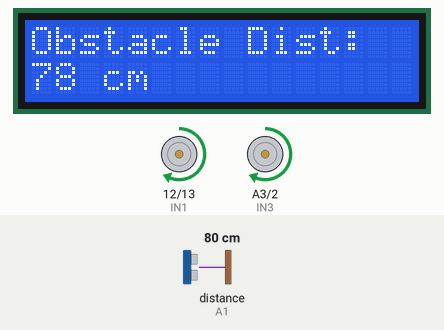
The sketch below on a simulated Arduino Uno, built with avr-gcc and run on an emulated ATmega328P. Parts: 16×2 character LCD, motor-driver pin pairs drawn as motors (green arrow = first pin HIGH = forward, orange = second pin HIGH = backward, longer = more drive, scaled by the enable pin). Wiring (inferred from the names in the program): ultrasonic range finder: trigger A2; echo A1. Inputs (shaded band) come from the test bench; at power-on: distance to the obstacle (sensor on A1) 80 cm. The echo pulse lasts 58.3 µs per cm.

Above: at 1.2 s.
1.3 s: distance to the obstacle (sensor on A1) set to 2 cm
At 2.1 s:
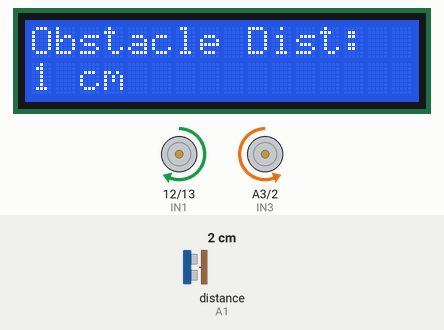
4.3 s: distance to the obstacle (sensor on A1) set to 35 cm
At 5.4 s:
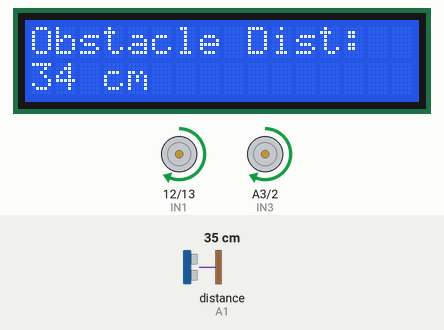
7.3 s: distance to the obstacle (sensor on A1) set to 60 cm
At 8.3 s:
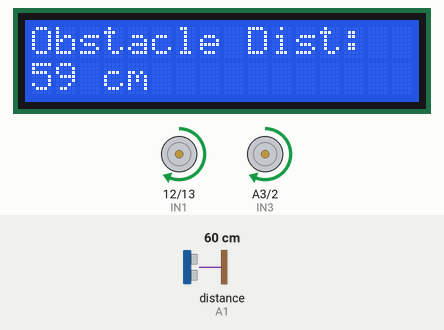
Timing chart, 0 to 10.3 s (numbered marks = the images above; inputs shaded):
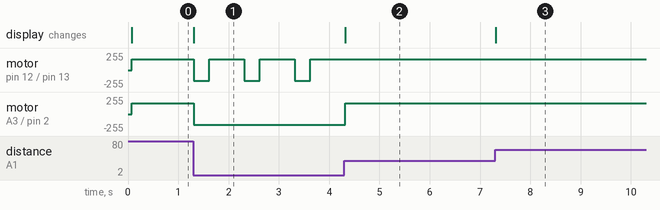

Measured:
- after the input at 1.3 s, motor on pin 12 (IN1) / pin 13 (IN2): alternates forward 160/255 for 0.70 s and backward 160/255 for 0.30 s, starting at once; motor on A3 (IN3) / pin 2 (IN4): forward 160/255 → backward 160/255 at once; the display: changes at once (image 1)
- after the input at 4.3 s, motor on pin 12 (IN1) / pin 13 (IN2): stops changing and stays forward 160/255; motor on A3 (IN3) / pin 2 (IN4): backward 160/255 → forward 160/255 at once; the display: changes at once (image 2)
- after the input at 7.3 s, the display: changes at once (image 3)

The sketch:

WEEK3TASK3CODE.ino
```cpp
 #include <LiquidCrystal.h>
LiquidCrystal lcd(8, 9, 4, 5, 6, 7);
const int ENA = 3;
const int ENB = 11;
const int IN1 = 12;
const int IN2 = 13;
const int IN3 = A3;
const int IN4 = 2;
const int Trig = A2;
const int Echo = A1;
long dist;
const int SAFE_DIST = 25;
const int MOTOR_SPEED = 160;
const int TURN_TIME = 700;

void setup() {
  pinMode(ENA, OUTPUT);
  pinMode(ENB, OUTPUT);
  pinMode(IN1, OUTPUT);
  pinMode(IN2, OUTPUT);
  pinMode(IN3, OUTPUT);
  pinMode(IN4, OUTPUT);
  pinMode(Trig, OUTPUT);
  pinMode(Echo, INPUT);
  lcd.begin(16, 2);
  lcd.print("Obstacle Dist:");
  analogWrite(ENA, MOTOR_SPEED);
  analogWrite(ENB, MOTOR_SPEED);
}

void loop() {
  dist = measureDistance();
  updateLCD();

  if (dist > SAFE_DIST) {
    goForward();
  } else {
    goBackward(300);
    turnRight(TURN_TIME);
  }
}
long measureDistance() {
  digitalWrite(Trig, LOW);
  delayMicroseconds(2);
  digitalWrite(Trig, HIGH);
  delayMicroseconds(10);
  digitalWrite(Trig, LOW);
  return pulseIn(Echo, HIGH) * 0.034 / 2;
}

void updateLCD() {
  lcd.setCursor(0, 1);
  lcd.print("                ");
  lcd.setCursor(0, 1);
  lcd.print(dist);
  lcd.print(" cm");
}
void goForward() {
  digitalWrite(IN1, HIGH);
  digitalWrite(IN2, LOW);
  digitalWrite(IN3, HIGH);
  digitalWrite(IN4, LOW);
}
void goBackward(int delayTime) {
  digitalWrite(IN1, LOW);
  digitalWrite(IN2, HIGH);
  digitalWrite(IN3, LOW);
  digitalWrite(IN4, HIGH);
  delay(delayTime);
}

void turnRight(int delayTime) {
  digitalWrite(IN1, HIGH);
  digitalWrite(IN2, LOW);
  digitalWrite(IN3, LOW);
  digitalWrite(IN4, HIGH);
  delay(delayTime);
}
void turnLeft(int delayTime) {
  digitalWrite(IN1, LOW);
  digitalWrite(IN2, HIGH);
  digitalWrite(IN3, HIGH);
  digitalWrite(IN4, LOW);
  delay(delayTime);
}
```
